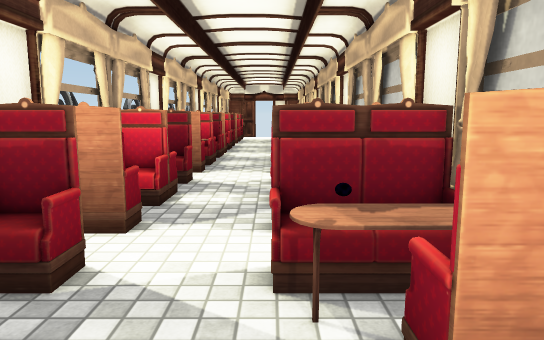
View 1 (above)

14 first-person views from a walk through a Unity game level. The camera is 1.4 m above the floor, tilts 8° down and sees 70° across. The floor is counted in squares, 0.5 m on a side. Each view is taken from the middle of a square. On the plan, view 1 faces up. The plan holds only what a view shows up to about 20 squares ahead; the rest is blank. The place goes on beyond the plan. The player is left out. Some surface patterns are stand-ins.

View 2
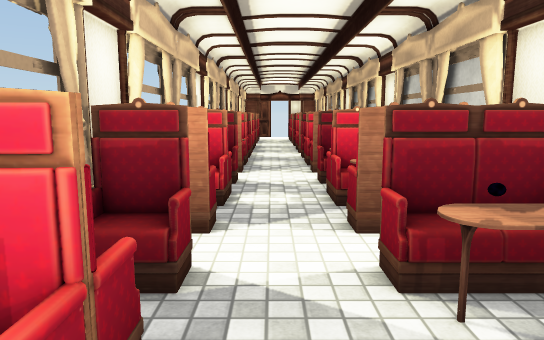

View 3
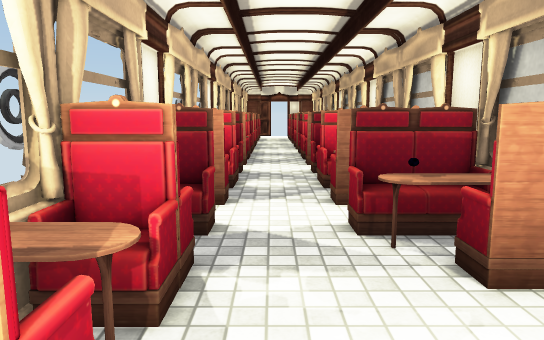

View 4
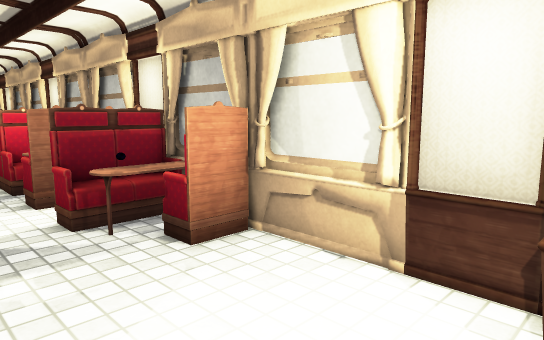

View 5
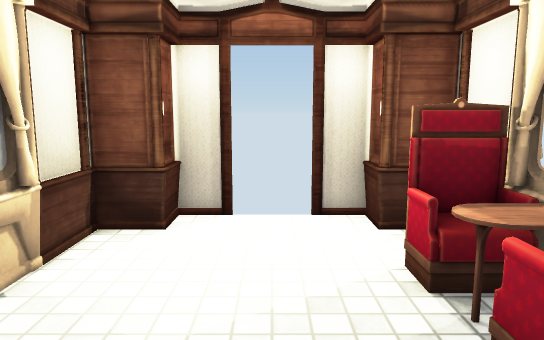

View 6
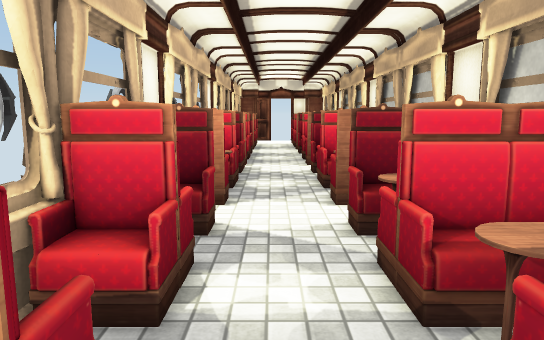

View 7
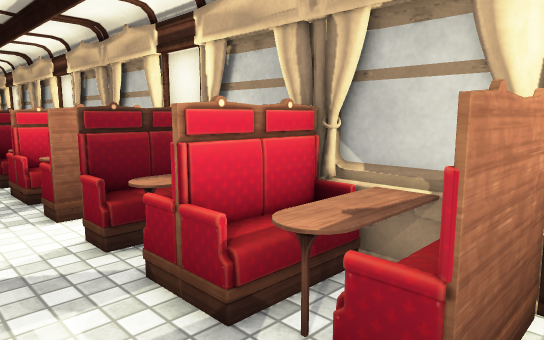

View 8
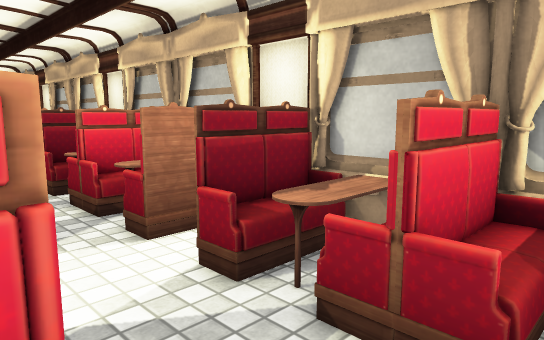

View 9
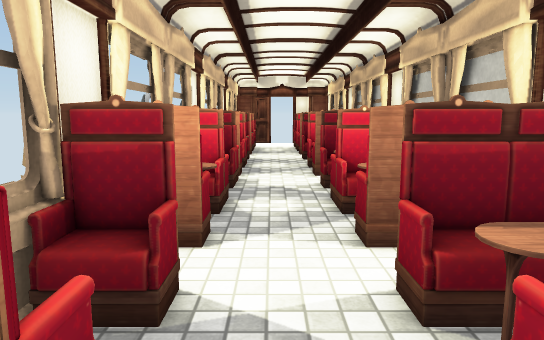

View 10
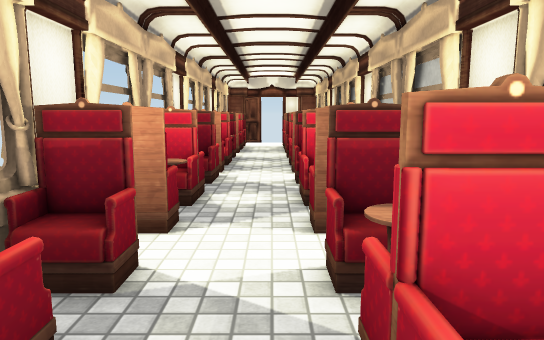

View 11
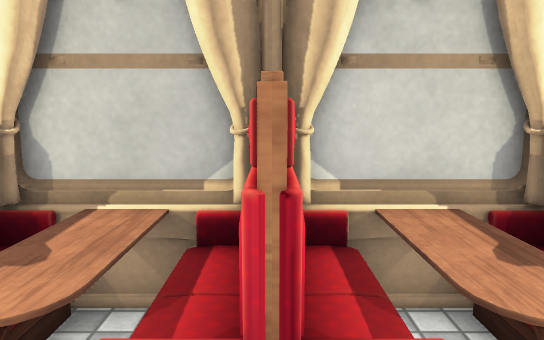

View 12
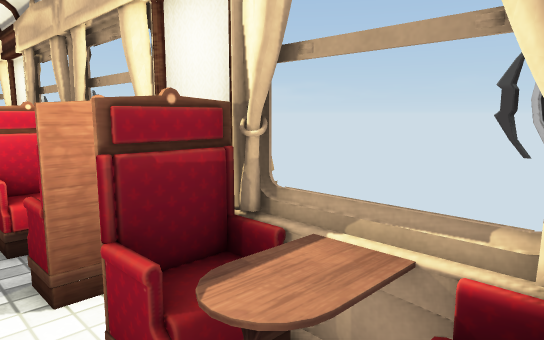

View 13
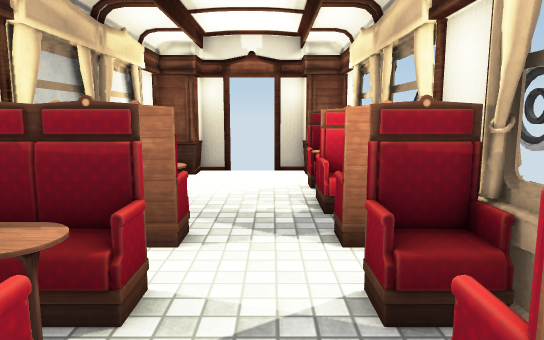

View 14
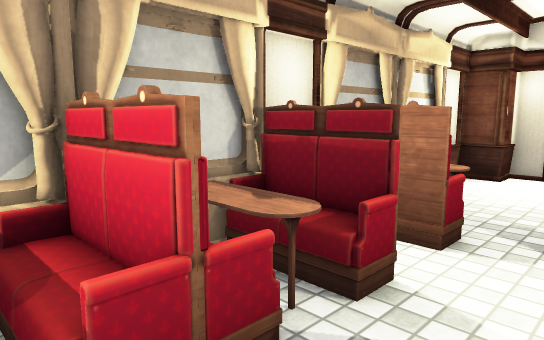

### Floor plan
Key: @ floor where view 1 was taken; # wall or solid block; x gap in a wall; . main floor; : floor 0.5 m higher than the main floor; = window, fence, low wall or low ledge; O other object.
Columns run from 6 left of view 1 to 4 right of it. Each row starts with its distance up from view 1.
 26 ##O=..=OO##
 25   ....OOOO#
 24  # ...= :##
 23 ##=#..#==##
 22 ##O=..=OO##
 21 #OOO..OOOO#
 20 ##O=..= O##
 19 ####..#####
 18  #...... #
 17 ##=#..#####
 16 ##O=..=OO##
 15 # ....OOOO#
 14 ##O...= :##
 13 ##=#..#==##
 12 ##O=..=OO##
 11 # ....OOOO#
 10 ##O...= O##
  9 ##=#..#####
  8  #.......#
  7 ##=#..#####
  6 ##O=..=OO##
  5 # ....OOOO#
  4 ##O....OO##
  3 ##=#...####
  2 ##O=.....#
  1 #OOO.....#
  0 ##O=..@..#
 -1 ####.....#
 -2  #.......#
 -3  ##.....##
 -4  ##.....##
 -5   ##x x##

Where each view was taken, in squares from view 1:
view 1: 0 up, 0 right, facing up
view 2: 0 up, 2 left, facing up
view 3: 3 down, 2 left, facing up
view 4: 4 down, 3 left, facing up-right
view 5: 6 up, 1 left, facing down
view 6: 7 up, 2 left, facing up
view 7: 8 up, 3 left, facing up-right
view 8: 11 up, 4 left, facing up-right
view 9: 11 up, 2 left, facing up
view 10: 10 up, 1 left, facing up
view 11: 23 up, 2 left, facing right
view 12: 23 up, 2 left, facing down-left
view 13: 15 up, 2 left, facing down
view 14: 15 up, 3 left, facing down-right
